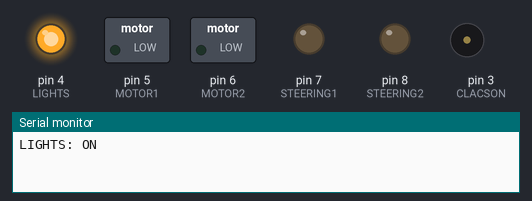
Bench run of a sketch on a simulated Arduino Uno, built with avr-gcc and run on an emulated ATmega328P. Shown: switched loads named in the sketch (green lamp = pin HIGH), output pins drawn as LEDs (lit = HIGH), buzzer (waves = sounding), the last lines printed to the serial monitor.

Above: at 0.45 s.
At 1.85 s:
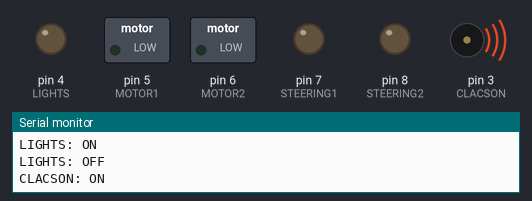
At 7.55 s:
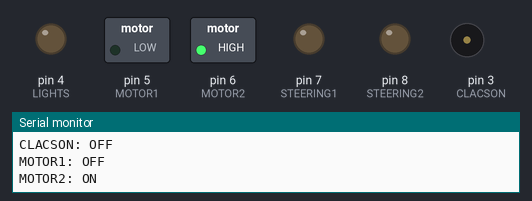
At 11.65 s:
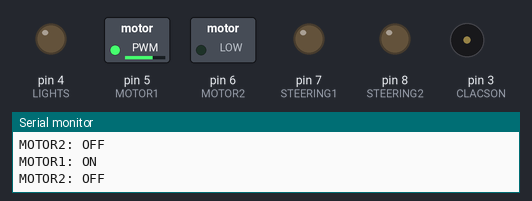
At 14.85 s:
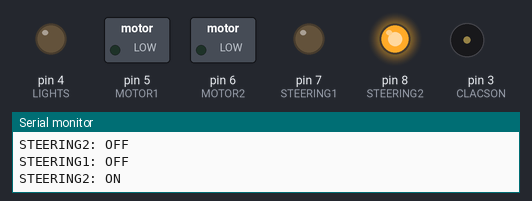
At 15.75 s:
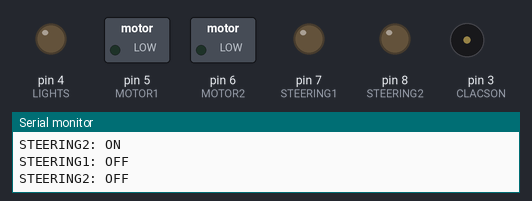
Timing chart, 0 to 20.4 s (numbered marks = the images above):
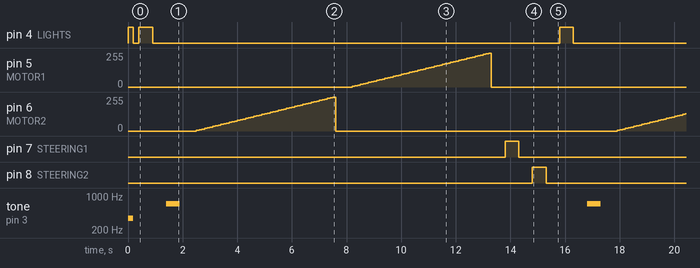

Measured:
- by itself, pin 4 (LIGHTS): repeats every 15.4 s: HIGH 0.50 s, LOW 14.9 s
- by itself, pin 5 (MOTOR1), pin 6 (MOTOR2): ramps from 0/255 to 255/255 and jumps back, once every 15.4 s
- by itself, pin 7 (STEERING1), pin 8 (STEERING2): alternates HIGH for 0.50 s and LOW for 14.9 s
- by itself, tone on pin 3 (CLACSON): plays 350 Hz for 0.20 s, 700 Hz for 0.50 s, 700 Hz for 0.50 s, 700 Hz for 0.50 s

The sketch:

TestShield.ino
```cpp
#define CLACSON 3
#define LIGHTS 4
#define MOTOR1 5
#define MOTOR2 6
#define STEERING1 7
#define STEERING2 8

void warning(int timer){
  digitalWrite(LIGHTS,HIGH);
  tone(CLACSON,350);
  delay(timer);
  digitalWrite(LIGHTS,LOW);
  noTone(CLACSON);
  delay(timer);
}

void setup() {
  //Open Serial Comunication
  Serial.begin(115200);

  //Car Output pin
  pinMode(CLACSON,OUTPUT);
  pinMode(LIGHTS,OUTPUT);
  pinMode(MOTOR1,OUTPUT);
  pinMode(MOTOR2,OUTPUT);
  pinMode(STEERING1,OUTPUT);
  pinMode(STEERING2,OUTPUT);

  warning(200);
}

void loop(){
  //TEST LIGHTS
  Serial.println("LIGHTS: ON");
  digitalWrite(LIGHTS,HIGH);
  delay(500);
  Serial.println("LIGHTS: OFF");
  digitalWrite(LIGHTS,LOW);
  delay(500);

  //TEST CLACSON
  Serial.println("CLACSON: ON");
  tone(CLACSON,700);
  delay(500);
  Serial.println("CLACSON: OFF");
  noTone(CLACSON);
  delay(500);

  //TEST MOTOR
  Serial.println("MOTOR1: OFF");
  Serial.println("MOTOR2: ON");
  for(int i=0; i<=255; i+=5){
    analogWrite(MOTOR1,LOW);
    analogWrite(MOTOR2,i);
    delay(100);
  }
  Serial.println("MOTOR1: OFF");
  Serial.println("MOTOR2: OFF");
  analogWrite(MOTOR1,LOW);
  analogWrite(MOTOR2,LOW);
  delay(500);

  Serial.println("MOTOR1: ON");
  Serial.println("MOTOR2: OFF");
  for(int i=0; i<=255; i+=5){
    analogWrite(MOTOR1,i);
    analogWrite(MOTOR2,LOW);
    delay(100);
  }
  Serial.println("MOTOR1: OFF");
  Serial.println("MOTOR2: OFF");
  analogWrite(MOTOR1,LOW);
  analogWrite(MOTOR2,LOW);
  delay(500);

  //TEST STEERING MOTOR
  Serial.println("STEERING1: ON");
  Serial.println("STEERING2: OFF");
  digitalWrite(STEERING1,HIGH);
  digitalWrite(STEERING2,LOW);
  delay(500);
  Serial.println("STEERING1: OFF");
  Serial.println("STEERING2: OFF");
  digitalWrite(STEERING1,LOW);
  digitalWrite(STEERING2,LOW);
  delay(500);

  Serial.println("STEERING1: OFF");
  Serial.println("STEERING2: ON");
  digitalWrite(STEERING1,LOW);
  digitalWrite(STEERING2,HIGH);
  delay(500);
  Serial.println("STEERING1: OFF");
  Serial.println("STEERING2: OFF");
  digitalWrite(STEERING1,LOW);
  digitalWrite(STEERING2,LOW);
  delay(500);
}
```
